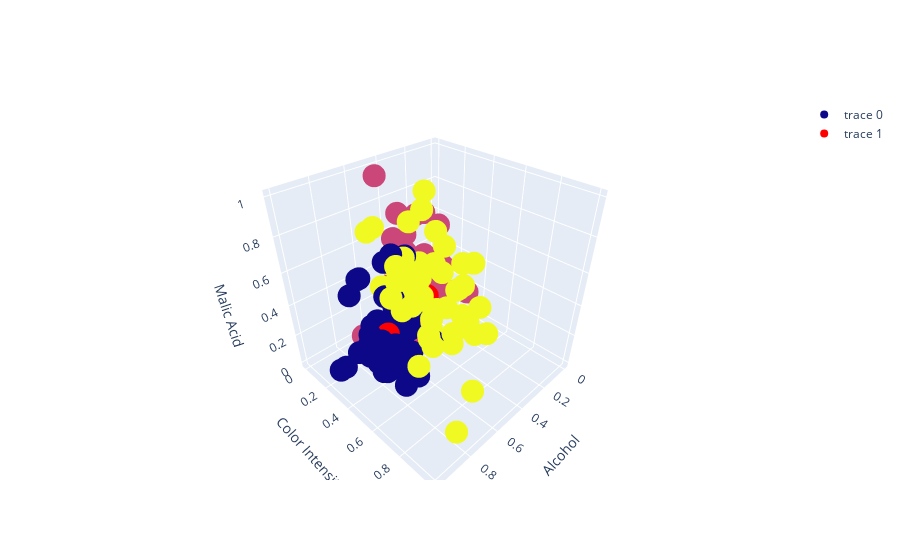

Notebook cell for this chart:
### Code cell
fig.add_trace(go.Scatter3d(
    x = centers['Alcohol'],
    y = centers['Color_Intensity'],
    z = centers['Malic_Acid'],
    mode = 'markers',
    marker = dict(color = 'red'),
    text = [0, 1, 2]
))

fig.show()

### Figure 1 — Plotly figure (JSON) as saved in the notebook; plotly's stock layout.template omitted (floating-point values rounded to 4 significant figures; data arrays with more than 128 entries replaced by an {"elided": "..."} marker saying what was removed)
{"data": [{"marker": {"color": {"elided": "178 int values"}}, "mode": "markers", "text": {"elided": "178 int values"}, "type": "scatter3d", "x": {"elided": "178 float values"}, "y": {"elided": "178 float values"}, "z": {"elided": "178 float values"}}, {"marker": {"color": "red"}, "mode": "markers", "text": ["0", "1", "2"], "type": "scatter3d", "x": [0.7057, 0.3134, 0.5467], "y": [0.3553, 0.1478, 0.4888], "z": [0.2484, 0.2356, 0.4844]}], "layout": {"scene": {"xaxis": {"title": {"text": "Alcohol"}}, "yaxis": {"title": {"text": "Color Intensity"}}, "zaxis": {"title": {"text": "Malic Acid"}}}}}
